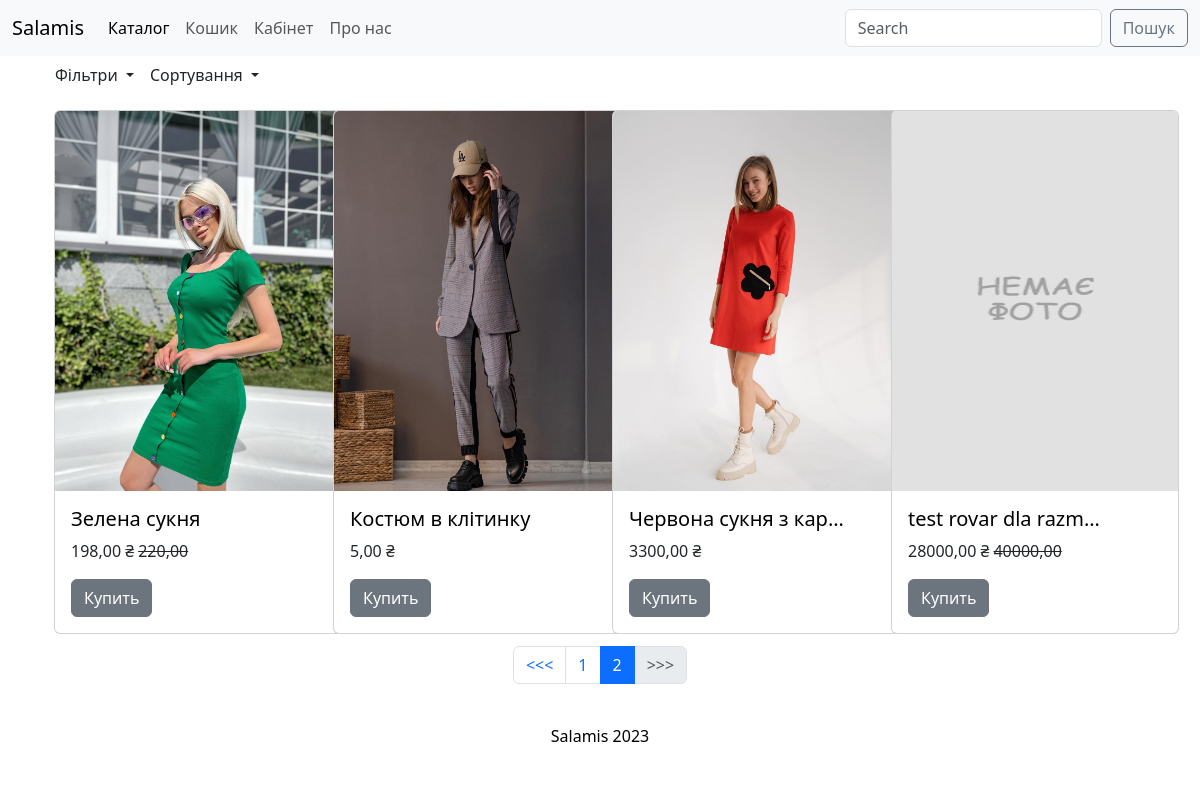
/catalog/all/?page=2, run on the app's committed database.
### goods/models.py (models this page shows, shortened)
class Products(models.Model):
    name = models.CharField(max_length=150, unique=True, verbose_name="Назва")
    slug = models.SlugField(
        max_length=200, unique=True, blank=True, null=True, verbose_name="URL"
    )
    description = models.TextField(blank=True, null=True, verbose_name="Опис")
    image = models.ImageField(
        upload_to="goods_images", blank=True, null=True, verbose_name="Фотографія"
    )
    price = models.DecimalField(
        default=0.00, max_digits=7, decimal_places=2, verbose_name="Ціна"
    )
    discount = models.DecimalField(
        default=0.00, max_digits=7, decimal_places=2, verbose_name="Знижка в відсотках"
    )
    quantity = models.PositiveIntegerField(default=0, verbose_name="Кільікість")
    category = models.ForeignKey(to=Categories, on_delete=models.PROTECT, verbose_name="Категорія")
    class Meta:
        db_table = "product"
        verbose_name = "товар"
        verbose_name_plural = "товари"
        ordering = ("id",)
    def discount_price(self):
        return round(self.price - self.price*self.discount/100, 2)

### goods/views.py (the view)
# urls.py: path('<slug:category_slug>/', views.catalog, name='index'),
def catalog(request, category_slug=None):
    page = request.GET.get("page", 1)
    on_sale = request.GET.get("on_sale", None)
    order_by = request.GET.get("order_by", None)
    query = request.GET.get("q", None) #search
    if category_slug == "all":
        goods = Products.objects.all()
    elif query:
        goods = q_search(query)
    else:
        goods = Products.objects.filter(category__slug=category_slug)
    if on_sale:
        goods = goods.filter(discount__gt=0)
    if order_by and order_by != 'default':
        goods = goods.order_by(order_by)
    paginator = Paginator(goods, 4)
    current_page = paginator.page(int(page))
    context = {
        "products": current_page,
        "slug_url": category_slug,
    }
    return render(request, "goods/catalog.html", context)

### goods/models.py (called while the page is built)
    def __str__(self) -> str:
        return self.name

### goods/templatetags/goods_tags.py (called while the page is built)
@register.simple_tag
def tag_categories():
    return Categories.objects.all()

@register.simple_tag(takes_context=True)
def change_params(context, **kwargs):
    query = context['request'].GET.dict()
    query.update(kwargs)
    return urlencode(query)

### goods/templates/goods/catalog.html (shortened to what this page needs)
{% extends "main/base.html" %}
{% load static %}
{% load goods_tags %}
{% block info %}
<div class="container">
  <div class="row">
    <div class="col-md-1">
      <div class="btn-group" role="group">
        <button type="button" class="btn dropdown-toggle" data-bs-toggle="dropdown" aria-expanded="false">
          Фільтри
        </button>
          {% tag_categories as categoris %}
      </div>
  </div>
  <div class="col-md-1">
    <div class="dropdown mb-3">
      <button class="btn btn dropdown-toggle btn" type="button"
        data-bs-toggle="dropdown"
        aria-expanded="false">
        Сортування
      </button>
    </div>
  </div>
</div>
<div class="container">
  <div class="row">
    {% for i in products %}
      <div class="col-md-3">
        <div class="card" style="width: 18rem;  margin-bottom: 12px;">
          {% if i.image %}
            <img src="{{i.image.url}}" class="card-img-top"
              style="width: 100%; height: 380px;" alt="...">
          {% else %}
            <img src="{%static 'goods/nf2.png'%}" class="card-img-top"
              style="width: 100%; height: 380px;" alt="...">
          {% endif %}
          <div class="card-body">
            <a href='{% url "catalog:product" i.slug %}'>
              <h5 class="card-title">{{i.name|truncatechars:20}}</h5>
            </a>
            {% if i.discount %}
              <p>{{i.discount_price}} ₴ <strike>{{i.price}}</strike></p>
            {% else %}
              <p class="discounted-price">{{i.price}} ₴</p>
            {% endif %}
            <a href="#" class="btn btn-secondary">Купить</a>
          </div>
        </div>
      </div>
    {% endfor %}
  </div>
</div>
<div class="container">
  <div class="d-flex justify-content-center">
    <nav aria-label="Page navigation example">
      <ul class="pagination">
        <li class="page-item {% if not products.has_previous %} disabled {% endif %}">
          <a class="page-link"
            href="
        {% if products.has_previous %}?{% change_params page=products.previous_page_number %}
        {% else %} #
        {% endif %}"><<<</a>
        </li>
        {% for page in products.paginator.page_range %}
          {% if page >= products.number|add:-2 and page <= products.number|add:2 %}
            <li class="page-item {% if products.number == page %}active{% endif %}">
              <a class="page-link" href="?{% change_params page=page %}">{{page}}</a>
            </li>
          {% endif %}
        {% endfor %}
        <li class="page-item {% if not products.has_next %} disabled {% endif %}">
          <a class="page-link"
            href="
        {% if products.has_next %}?{% change_params page=products.next_page_number %}{% else %} #
        {% endif %}">>>></a>
        </li>
      </ul>
    </nav>
  </div>
</div>
{% endblock info %}

### static/main/css/style.css (style rules this page uses)
a { color: #000; text-decoration: none; }

### data on the page
Products: image (picture), name "Зелена сукня", discount_price "198,00", price "220,00"
Products: image (picture), name "Костюм в клітинку", price "5,00"
Products: image (picture), name "Червона сукня з кар…", price "3300,00"
Products: name "test rovar dla razm…", discount_price "28000,00", price "40000,00"

### other printed values
{{ page }} "1" "2"
